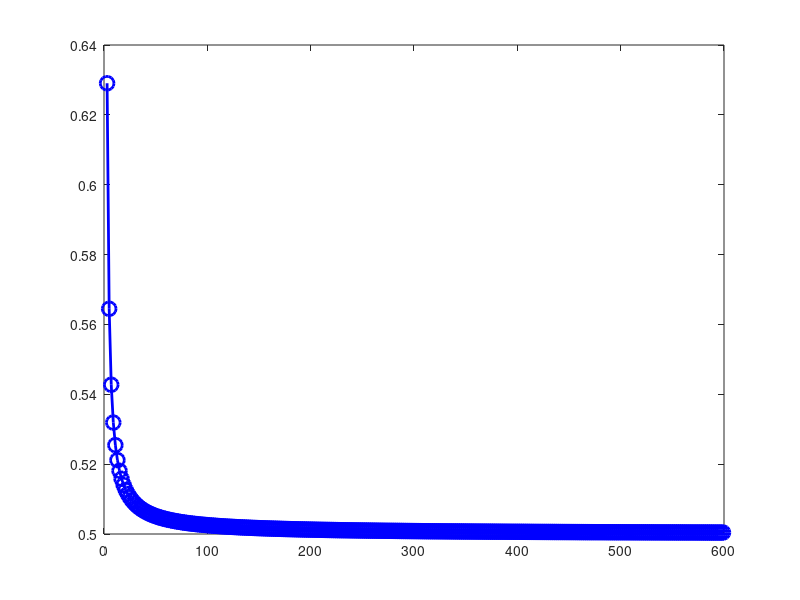

Recreate this plot in MATLAB. (Note: this script raises an error after producing the figure.)
% ------------------------------------------------------------------------
% Compared numerical result with analytical formula provided by branislav
% Fig produced : S_1NM.pdf
% Data produced : 
% ------------------------------------------------------------------------
 
clc; clear all; close all;
% num_s = [3;5;7;9;11] ;
num_s = 3:2:600 ;

for ii = 1: length(num_s)
 N = num_s(ii) ; 
 fac1 =  N/(2*N-1) ;
 fac2 = (N-1)/(2*N-1) ;
 S_1N(ii) = 0.0 + fac1*log((2*N-1)/N)/log(2)...
                + fac2*log((4*N-2)/(N-1))/log(2) ;
end

data(:,1) = num_s ; data(:,2) = S_1N ;
dlmwrite('IE_manybody_v2.txt', data) ;

% plot(data(:,1), data(:,2), 'b-o', 'LineWidth', 2, 'MarkerSize', 10)
plot(data(:,1), 2-data(:,2), 'b-o', 'LineWidth', 2, 'MarkerSize', 10)
label(1, 1, 0, '$\mathrm{Number ~of ~localized ~spins ~N_{FM}}$', '$\mathrm{M_{(1,N_{FM})}}$','$\mathrm{E_x,q_y)}$');
fig_layout(1)
saveas(gcf, 'M_1NFM_analyt.pdf')

return

% Checked get_entropy working fine with 3e-3s rho example
% We have analytical result.
test_rho = zeros(4,4);
test_rho(1,1) = 4/20 ;
test_rho(2,2) = 6/20 ;
test_rho(3,3) = 6/20 ;
test_rho(4,4) = 4/20 ;
test_rho(2,3) = 6/20 ;
test_rho(3,2) = 6/20 ;
get_entropy(test_rho) ;

figure(2)
plot(num_s, S_1N, 'b-o', 'LineWidth', 2, 'MarkerSize', 12)
hold on
S_1_l = [1.3710 ;   1.4355 ;   1.4573 ;   1.4681 ;   1.4746] ;
plot(num_s, S_1_l, 'r-*', 'LineWidth', 2, 'MarkerSize', 10)
hold off
xticks(num_s)
label(1, 1, 0, '$\mathrm{Number ~of ~localized ~spins ~N_{FM}}$', '$\mathrm{S_{(1,N_{FM})}}$','$\mathrm{E_x,q_y)}$');
get_leg('$\mathrm{Analytical}$', '$\mathrm{Numerical}$', 20)
fig_layout(1)
saveas(gcf, 'S_1NFM.pdf')
